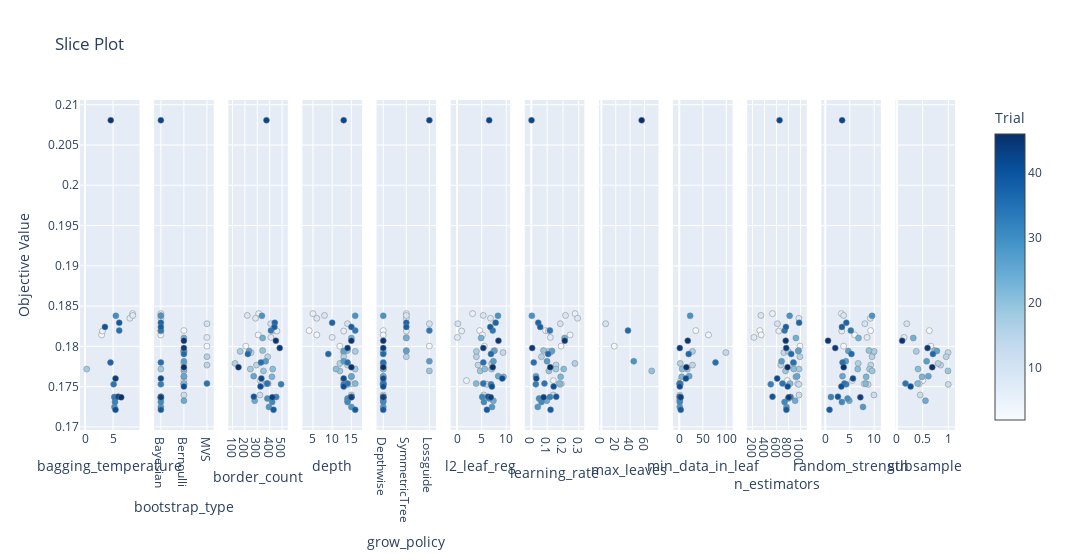

This figure's notebook cell:
### Code cell
# Hyperparameters to score dependency

optuna.visualization.plot_slice(study)

### Figure 1 — Plotly figure (JSON) as saved in the notebook; plotly's stock layout.template omitted (floating-point values rounded to 4 significant figures)
{"data": [{"marker": {"color": [2, 4, 5, 7, 8, 18, 29, 30, 31, 32, 33, 34, 35, 37, 39, 40, 41, 42, 44, 45, 46], "colorbar": {"title": {"text": "Trial"}, "x": 1, "xpad": 40}, "colorscale": [[0, "rgb(247,251,255)"], [0.125, "rgb(222,235,247)"], [0.25, "rgb(198,219,239)"], [0.375, "rgb(158,202,225)"], [0.5, "rgb(107,174,214)"], [0.625, "rgb(66,146,198)"], [0.75, "rgb(33,113,181)"], [0.875, "rgb(8,81,156)"], [1, "rgb(8,48,107)"]], "line": {"color": "Grey", "width": 0.5}, "showscale": true}, "mode": "markers", "name": "Feasible Trial", "showlegend": false, "type": "scatter", "x": [2.959, 8.488, 3.113, 8.015, 8.535, 0.2997, 5.253, 5.504, 5.376, 5.354, 5.221, 5.103, 6.104, 4.544, 6.104, 3.553, 5.441, 5.907, 5.443, 4.593, 6.455], "xaxis": "x", "y": [0.1814, 0.1841, 0.1819, 0.1835, 0.1838, 0.1772, 0.1725, 0.1838, 0.1735, 0.1731, 0.1737, 0.1753, 0.182, 0.178, 0.1829, 0.1824, 0.1721, 0.1738, 0.176, 0.2081, 0.1737], "yaxis": "y"}, {"marker": {"color": [0, 1, 2, 3, 4, 5, 6, 7, 8, 9, 10, 11, 12, 13, 14, 15, 16, 17, 18, 19, 20, 21, 22, 23, 24, 25, 26, 27, 28, 29, 30, 31, 32, 33, 34, 35, 36, 37, 38, 39, 40, 41, 42, 43, 44, 45, 46, 47, 48, 49], "colorbar": {"title": {"text": "Trial"}, "x": 1, "xpad": 40}, "colorscale": [[0, "rgb(247,251,255)"], [0.125, "rgb(222,235,247)"], [0.25, "rgb(198,219,239)"], [0.375, "rgb(158,202,225)"], [0.5, "rgb(107,174,214)"], [0.625, "rgb(66,146,198)"], [0.75, "rgb(33,113,181)"], [0.875, "rgb(8,81,156)"], [1, "rgb(8,48,107)"]], "line": {"color": "Grey", "width": 0.5}, "showscale": false}, "mode": "markers", "name": "Feasible Trial", "showlegend": false, "type": "scatter", "x": ["Bernoulli", "MVS", "Bayesian", "Bernoulli", "Bayesian", "Bayesian", "MVS", "Bayesian", "Bayesian", "MVS", "Bernoulli", "Bernoulli", "Bernoulli", "Bernoulli", "MVS", "MVS", "Bernoulli", "Bernoulli", "Bayesian", "Bernoulli", "Bernoulli", "Bernoulli", "Bernoulli", "Bernoulli", "Bernoulli", "Bernoulli", "Bernoulli", "Bernoulli", "Bernoulli", "Bayesian", "Bayesian", "Bayesian", "Bayesian", "Bayesian", "Bayesian", "Bayesian", "MVS", "Bayesian", "Bernoulli", "Bayesian", "Bayesian", "Bayesian", "Bayesian", "Bernoulli", "Bayesian", "Bayesian", "Bayesian", "Bernoulli", "Bernoulli", "Bernoulli"], "xaxis": "x2", "y": [0.182, 0.18, 0.1814, 0.1758, 0.1841, 0.1819, 0.1811, 0.1835, 0.1838, 0.1828, 0.1754, 0.174, 0.1753, 0.1792, 0.1777, 0.1787, 0.1779, 0.1794, 0.1772, 0.177, 0.1795, 0.1772, 0.1754, 0.1762, 0.181, 0.1733, 0.1763, 0.1794, 0.1782, 0.1725, 0.1838, 0.1735, 0.1731, 0.1737, 0.1753, 0.182, 0.1754, 0.178, 0.179, 0.1829, 0.1824, 0.1721, 0.1738, 0.175, 0.176, 0.2081, 0.1737, 0.1798, 0.1807, 0.1774], "yaxis": "y2"}, {"marker": {"color": [0, 1, 2, 3, 4, 5, 6, 7, 8, 9, 10, 11, 12, 13, 14, 15, 16, 17, 18, 19, 20, 21, 22, 23, 24, 25, 26, 27, 28, 29, 30, 31, 32, 33, 34, 35, 36, 37, 38, 39, 40, 41, 42, 43, 44, 45, 46, 47, 48, 49], "colorbar": {"title": {"text": "Trial"}, "x": 1, "xpad": 40}, "colorscale": [[0, "rgb(247,251,255)"], [0.125, "rgb(222,235,247)"], [0.25, "rgb(198,219,239)"], [0.375, "rgb(158,202,225)"], [0.5, "rgb(107,174,214)"], [0.625, "rgb(66,146,198)"], [0.75, "rgb(33,113,181)"], [0.875, "rgb(8,81,156)"], [1, "rgb(8,48,107)"]], "line": {"color": "Grey", "width": 0.5}, "showscale": false}, "mode": "markers", "name": "Feasible Trial", "showlegend": false, "type": "scatter", "x": [434, 207, 307, 323, 311, 458, 410, 286, 219, 408, 369, 321, 331, 249, 294, 384, 120, 162, 244, 350, 343, 424, 387, 418, 343, 279, 271, 234, 368, 394, 337, 381, 420, 453, 492, 410, 379, 330, 224, 441, 438, 431, 272, 326, 333, 374, 421, 481, 450, 148], "xaxis": "x3", "y": [0.182, 0.18, 0.1814, 0.1758, 0.1841, 0.1819, 0.1811, 0.1835, 0.1838, 0.1828, 0.1754, 0.174, 0.1753, 0.1792, 0.1777, 0.1787, 0.1779, 0.1794, 0.1772, 0.177, 0.1795, 0.1772, 0.1754, 0.1762, 0.181, 0.1733, 0.1763, 0.1794, 0.1782, 0.1725, 0.1838, 0.1735, 0.1731, 0.1737, 0.1753, 0.182, 0.1754, 0.178, 0.179, 0.1829, 0.1824, 0.1721, 0.1738, 0.175, 0.176, 0.2081, 0.1737, 0.1798, 0.1807, 0.1774], "yaxis": "y3"}, {"marker": {"color": [0, 1, 2, 3, 4, 5, 6, 7, 8, 9, 10, 11, 12, 13, 14, 15, 16, 17, 18, 19, 20, 21, 22, 23, 24, 25, 26, 27, 28, 29, 30, 31, 32, 33, 34, 35, 36, 37, 38, 39, 40, 41, 42, 43, 44, 45, 46, 47, 48, 49], "colorbar": {"title": {"text": "Trial"}, "x": 1, "xpad": 40}, "colorscale": [[0, "rgb(247,251,255)"], [0.125, "rgb(222,235,247)"], [0.25, "rgb(198,219,239)"], [0.375, "rgb(158,202,225)"], [0.5, "rgb(107,174,214)"], [0.625, "rgb(66,146,198)"], [0.75, "rgb(33,113,181)"], [0.875, "rgb(8,81,156)"], [1, "rgb(8,48,107)"]], "line": {"color": "Grey", "width": 0.5}, "showscale": false}, "mode": "markers", "name": "Feasible Trial", "showlegend": false, "type": "scatter", "x": [4, 12, 6, 13, 5, 13, 10, 6, 8, 14, 15, 15, 14, 13, 14, 13, 12, 16, 16, 12, 14, 11, 16, 15, 15, 14, 15, 13, 13, 15, 16, 14, 14, 15, 13, 16, 14, 14, 9, 10, 15, 16, 15, 13, 13, 13, 15, 14, 15, 15], "xaxis": "x4", "y": [0.182, 0.18, 0.1814, 0.1758, 0.1841, 0.1819, 0.1811, 0.1835, 0.1838, 0.1828, 0.1754, 0.174, 0.1753, 0.1792, 0.1777, 0.1787, 0.1779, 0.1794, 0.1772, 0.177, 0.1795, 0.1772, 0.1754, 0.1762, 0.181, 0.1733, 0.1763, 0.1794, 0.1782, 0.1725, 0.1838, 0.1735, 0.1731, 0.1737, 0.1753, 0.182, 0.1754, 0.178, 0.179, 0.1829, 0.1824, 0.1721, 0.1738, 0.175, 0.176, 0.2081, 0.1737, 0.1798, 0.1807, 0.1774], "yaxis": "y4"}, {"marker": {"color": [0, 1, 2, 3, 4, 5, 6, 7, 8, 9, 10, 11, 12, 13, 14, 15, 16, 17, 18, 19, 20, 21, 22, 23, 24, 25, 26, 27, 28, 29, 30, 31, 32, 33, 34, 35, 36, 37, 38, 39, 40, 41, 42, 43, 44, 45, 46, 47, 48, 49], "colorbar": {"title": {"text": "Trial"}, "x": 1, "xpad": 40}, "colorscale": [[0, "rgb(247,251,255)"], [0.125, "rgb(222,235,247)"], [0.25, "rgb(198,219,239)"], [0.375, "rgb(158,202,225)"], [0.5, "rgb(107,174,214)"], [0.625, "rgb(66,146,198)"], [0.75, "rgb(33,113,181)"], [0.875, "rgb(8,81,156)"], [1, "rgb(8,48,107)"]], "line": {"color": "Grey", "width": 0.5}, "showscale": false}, "mode": "markers", "name": "Feasible Trial", "showlegend": false, "type": "scatter", "x": ["Depthwise", "Lossguide", "Depthwise", "Depthwise", "SymmetricTree", "SymmetricTree", "SymmetricTree", "SymmetricTree", "SymmetricTree", "Lossguide", "Depthwise", "Depthwise", "Depthwise", "Depthwise", "Depthwise", "SymmetricTree", "Depthwise", "Depthwise", "Depthwise", "Lossguide", "SymmetricTree", "Depthwise", "Depthwise", "Depthwise", "SymmetricTree", "Depthwise", "Depthwise", "SymmetricTree", "Lossguide", "Depthwise", "Depthwise", "Depthwise", "Depthwise", "Depthwise", "Depthwise", "Lossguide", "Depthwise", "Depthwise", "Depthwise", "SymmetricTree", "SymmetricTree", "Depthwise", "Depthwise", "Depthwise", "Depthwise", "Lossguide", "Depthwise", "Depthwise", "Depthwise", "Depthwise"], "xaxis": "x5", "y": [0.182, 0.18, 0.1814, 0.1758, 0.1841, 0.1819, 0.1811, 0.1835, 0.1838, 0.1828, 0.1754, 0.174, 0.1753, 0.1792, 0.1777, 0.1787, 0.1779, 0.1794, 0.1772, 0.177, 0.1795, 0.1772, 0.1754, 0.1762, 0.181, 0.1733, 0.1763, 0.1794, 0.1782, 0.1725, 0.1838, 0.1735, 0.1731, 0.1737, 0.1753, 0.182, 0.1754, 0.178, 0.179, 0.1829, 0.1824, 0.1721, 0.1738, 0.175, 0.176, 0.2081, 0.1737, 0.1798, 0.1807, 0.1774], "yaxis": "y5"}, {"marker": {"color": [0, 1, 2, 3, 4, 5, 6, 7, 8, 9, 10, 11, 12, 13, 14, 15, 16, 17, 18, 19, 20, 21, 22, 23, 24, 25, 26, 27, 28, 29, 30, 31, 32, 33, 34, 35, 36, 37, 38, 39, 40, 41, 42, 43, 44, 45, 46, 47, 48, 49], "colorbar": {"title": {"text": "Trial"}, "x": 1, "xpad": 40}, "colorscale": [[0, "rgb(247,251,255)"], [0.125, "rgb(222,235,247)"], [0.25, "rgb(198,219,239)"], [0.375, "rgb(158,202,225)"], [0.5, "rgb(107,174,214)"], [0.625, "rgb(66,146,198)"], [0.75, "rgb(33,113,181)"], [0.875, "rgb(8,81,156)"], [1, "rgb(8,48,107)"]], "line": {"color": "Grey", "width": 0.5}, "showscale": false}, "mode": "markers", "name": "Feasible Trial", "showlegend": false, "type": "scatter", "x": [4.599, 5.523, 5.169, 1.916, 3.151, 0.9385, 0.07388, 6.799, 5.321, 0.1689, 5.688, 5.414, 6.129, 9.343, 4.259, 3.924, 7.042, 3.937, 7.019, 4.692, 7.627, 5.625, 3.893, 9.427, 4.89, 7.382, 8.356, 7.46, 7.391, 7.094, 8.314, 6.583, 5.458, 5.108, 6.902, 7.248, 5.317, 5.338, 6.884, 7.841, 6.752, 6.067, 6.292, 7.076, 9.179, 6.527, 6.849, 5.333, 8.404, 7.254], "xaxis": "x6", "y": [0.182, 0.18, 0.1814, 0.1758, 0.1841, 0.1819, 0.1811, 0.1835, 0.1838, 0.1828, 0.1754, 0.174, 0.1753, 0.1792, 0.1777, 0.1787, 0.1779, 0.1794, 0.1772, 0.177, 0.1795, 0.1772, 0.1754, 0.1762, 0.181, 0.1733, 0.1763, 0.1794, 0.1782, 0.1725, 0.1838, 0.1735, 0.1731, 0.1737, 0.1753, 0.182, 0.1754, 0.178, 0.179, 0.1829, 0.1824, 0.1721, 0.1738, 0.175, 0.176, 0.2081, 0.1737, 0.1798, 0.1807, 0.1774], "yaxis": "y6"}, {"marker": {"color": [0, 1, 2, 3, 4, 5, 6, 7, 8, 9, 10, 11, 12, 13, 14, 15, 16, 17, 18, 19, 20, 21, 22, 23, 24, 25, 26, 27, 28, 29, 30, 31, 32, 33, 34, 35, 36, 37, 38, 39, 40, 41, 42, 43, 44, 45, 46, 47, 48, 49], "colorbar": {"title": {"text": "Trial"}, "x": 1, "xpad": 40}, "colorscale": [[0, "rgb(247,251,255)"], [0.125, "rgb(222,235,247)"], [0.25, "rgb(198,219,239)"], [0.375, "rgb(158,202,225)"], [0.5, "rgb(107,174,214)"], [0.625, "rgb(66,146,198)"], [0.75, "rgb(33,113,181)"], [0.875, "rgb(8,81,156)"], [1, "rgb(8,48,107)"]], "line": {"color": "Grey", "width": 0.5}, "showscale": false}, "mode": "markers", "name": "Feasible Trial", "showlegend": false, "type": "scatter", "x": [0.09071, 0.1879, 0.2449, 0.139, 0.2767, 0.1062, 0.1199, 0.2926, 0.2161, 0.1833, 0.1894, 0.1382, 0.1827, 0.1182, 0.1559, 0.06391, 0.2753, 0.107, 0.1548, 0.1106, 0.07689, 0.2045, 0.1773, 0.1854, 0.2104, 0.09733, 0.0292, 0.1309, 0.09923, 0.04062, 0.003025, 0.04861, 0.06385, 0.1174, 0.02812, 0.1176, 0.0829, 0.0152, 0.1059, 0.0436, 0.05598, 0.1213, 0.1572, 0.1409, 0.03133, 0.001016, 0.0777, 0.005364, 0.2112, 0.1194], "xaxis": "x7", "y": [0.182, 0.18, 0.1814, 0.1758, 0.1841, 0.1819, 0.1811, 0.1835, 0.1838, 0.1828, 0.1754, 0.174, 0.1753, 0.1792, 0.1777, 0.1787, 0.1779, 0.1794, 0.1772, 0.177, 0.1795, 0.1772, 0.1754, 0.1762, 0.181, 0.1733, 0.1763, 0.1794, 0.1782, 0.1725, 0.1838, 0.1735, 0.1731, 0.1737, 0.1753, 0.182, 0.1754, 0.178, 0.179, 0.1829, 0.1824, 0.1721, 0.1738, 0.175, 0.176, 0.2081, 0.1737, 0.1798, 0.1807, 0.1774], "yaxis": "y7"}, {"marker": {"color": [1, 9, 19, 28, 35, 45], "colorbar": {"title": {"text": "Trial"}, "x": 1, "xpad": 40}, "colorscale": [[0, "rgb(247,251,255)"], [0.125, "rgb(222,235,247)"], [0.25, "rgb(198,219,239)"], [0.375, "rgb(158,202,225)"], [0.5, "rgb(107,174,214)"], [0.625, "rgb(66,146,198)"], [0.75, "rgb(33,113,181)"], [0.875, "rgb(8,81,156)"], [1, "rgb(8,48,107)"]], "line": {"color": "Grey", "width": 0.5}, "showscale": false}, "mode": "markers", "name": "Feasible Trial", "showlegend": false, "type": "scatter", "x": [18, 6, 70, 45, 37, 56], "xaxis": "x8", "y": [0.18, 0.1828, 0.177, 0.1782, 0.182, 0.2081], "yaxis": "y8"}, {"marker": {"color": [0, 2, 3, 10, 11, 12, 13, 14, 16, 17, 18, 21, 22, 23, 25, 26, 29, 30, 31, 32, 33, 34, 36, 37, 38, 41, 42, 43, 44, 46, 47, 48, 49], "colorbar": {"title": {"text": "Trial"}, "x": 1, "xpad": 40}, "colorscale": [[0, "rgb(247,251,255)"], [0.125, "rgb(222,235,247)"], [0.25, "rgb(198,219,239)"], [0.375, "rgb(158,202,225)"], [0.5, "rgb(107,174,214)"], [0.625, "rgb(66,146,198)"], [0.75, "rgb(33,113,181)"], [0.875, "rgb(8,81,156)"], [1, "rgb(8,48,107)"]], "line": {"color": "Grey", "width": 0.5}, "showscale": false}, "mode": "markers", "name": "Feasible Trial", "showlegend": false, "type": "scatter", "x": [35, 62, 3, 1, 1, 1, 99, 28, 2, 28, 17, 6, 1, 5, 1, 21, 1, 23, 1, 1, 1, 2, 1, 77, 20, 3, 1, 1, 14, 3, 1, 18, 15], "xaxis": "x9", "y": [0.182, 0.1814, 0.1758, 0.1754, 0.174, 0.1753, 0.1792, 0.1777, 0.1779, 0.1794, 0.1772, 0.1772, 0.1754, 0.1762, 0.1733, 0.1763, 0.1725, 0.1838, 0.1735, 0.1731, 0.1737, 0.1753, 0.1754, 0.178, 0.179, 0.1721, 0.1738, 0.175, 0.176, 0.1737, 0.1798, 0.1807, 0.1774], "yaxis": "y9"}, {"marker": {"color": [0, 1, 2, 3, 4, 5, 6, 7, 8, 9, 10, 11, 12, 13, 14, 15, 16, 17, 18, 19, 20, 21, 22, 23, 24, 25, 26, 27, 28, 29, 30, 31, 32, 33, 34, 35, 36, 37, 38, 39, 40, 41, 42, 43, 44, 45, 46, 47, 48, 49], "colorbar": {"title": {"text": "Trial"}, "x": 1, "xpad": 40}, "colorscale": [[0, "rgb(247,251,255)"], [0.125, "rgb(222,235,247)"], [0.25, "rgb(198,219,239)"], [0.375, "rgb(158,202,225)"], [0.5, "rgb(107,174,214)"], [0.625, "rgb(66,146,198)"], [0.75, "rgb(33,113,181)"], [0.875, "rgb(8,81,156)"], [1, "rgb(8,48,107)"]], "line": {"color": "Grey", "width": 0.5}, "showscale": false}, "mode": "markers", "name": "Feasible Trial", "showlegend": false, "type": "scatter", "x": [322, 992, 344, 781, 532, 637, 223, 973, 340, 615, 953, 975, 973, 722, 673, 990, 886, 795, 976, 751, 970, 886, 826, 923, 923, 910, 945, 962, 684, 766, 819, 796, 734, 834, 504, 736, 700, 881, 845, 977, 757, 765, 533, 787, 611, 651, 803, 762, 754, 784], "xaxis": "x10", "y": [0.182, 0.18, 0.1814, 0.1758, 0.1841, 0.1819, 0.1811, 0.1835, 0.1838, 0.1828, 0.1754, 0.174, 0.1753, 0.1792, 0.1777, 0.1787, 0.1779, 0.1794, 0.1772, 0.177, 0.1795, 0.1772, 0.1754, 0.1762, 0.181, 0.1733, 0.1763, 0.1794, 0.1782, 0.1725, 0.1838, 0.1735, 0.1731, 0.1737, 0.1753, 0.182, 0.1754, 0.178, 0.179, 0.1829, 0.1824, 0.1721, 0.1738, 0.175, 0.176, 0.2081, 0.1737, 0.1798, 0.1807, 0.1774], "yaxis": "y10"}, {"marker": {"color": [0, 1, 2, 3, 4, 5, 6, 7, 8, 9, 10, 11, 12, 13, 14, 15, 16, 17, 18, 19, 20, 21, 22, 23, 24, 25, 26, 27, 28, 29, 30, 31, 32, 33, 34, 35, 36, 37, 38, 39, 40, 41, 42, 43, 44, 45, 46, 47, 48, 49], "colorbar": {"title": {"text": "Trial"}, "x": 1, "xpad": 40}, "colorscale": [[0, "rgb(247,251,255)"], [0.125, "rgb(222,235,247)"], [0.25, "rgb(198,219,239)"], [0.375, "rgb(158,202,225)"], [0.5, "rgb(107,174,214)"], [0.625, "rgb(66,146,198)"], [0.75, "rgb(33,113,181)"], [0.875, "rgb(8,81,156)"], [1, "rgb(8,48,107)"]], "line": {"color": "Grey", "width": 0.5}, "showscale": false}, "mode": "markers", "name": "Feasible Trial", "showlegend": false, "type": "scatter", "x": [9.27, 3.733, 6.004, 5.508, 3.281, 3.363, 8.545, 9.2, 3.743, 8.085, 7.925, 9.946, 8.753, 9.783, 9.305, 9.548, 6.728, 9.989, 9.052, 9.585, 8.919, 6.631, 8.253, 8.355, 6.782, 4.904, 3.513, 4.705, 4.186, 7.708, 9.56, 4.55, 3.386, 1.143, 4.285, 5.213, 3.886, 3.531, 5.347, 4.295, 3.399, 0.8579, 2.575, 3.285, 5.654, 3.438, 7.167, 2.029, 0.5557, 3.76], "xaxis": "x11", "y": [0.182, 0.18, 0.1814, 0.1758, 0.1841, 0.1819, 0.1811, 0.1835, 0.1838, 0.1828, 0.1754, 0.174, 0.1753, 0.1792, 0.1777, 0.1787, 0.1779, 0.1794, 0.1772, 0.177, 0.1795, 0.1772, 0.1754, 0.1762, 0.181, 0.1733, 0.1763, 0.1794, 0.1782, 0.1725, 0.1838, 0.1735, 0.1731, 0.1737, 0.1753, 0.182, 0.1754, 0.178, 0.179, 0.1829, 0.1824, 0.1721, 0.1738, 0.175, 0.176, 0.2081, 0.1737, 0.1798, 0.1807, 0.1774], "yaxis": "y11"}, {"marker": {"color": [0, 1, 3, 6, 9, 10, 11, 12, 13, 14, 15, 16, 17, 19, 20, 21, 22, 23, 24, 25, 26, 27, 28, 36, 38, 43, 47, 48, 49], "colorbar": {"title": {"text": "Trial"}, "x": 1, "xpad": 40}, "colorscale": [[0, "rgb(247,251,255)"], [0.125, "rgb(222,235,247)"], [0.25, "rgb(198,219,239)"], [0.375, "rgb(158,202,225)"], [0.5, "rgb(107,174,214)"], [0.625, "rgb(66,146,198)"], [0.75, "rgb(33,113,181)"], [0.875, "rgb(8,81,156)"], [1, "rgb(8,48,107)"]], "line": {"color": "Grey", "width": 0.5}, "showscale": false}, "mode": "markers", "name": "Feasible Trial", "showlegend": false, "type": "scatter", "x": [0.6307, 0.6601, 0.5046, 0.1386, 0.1918, 0.4362, 0.453, 0.9985, 0.9947, 0.8491, 0.9582, 0.8007, 0.3766, 0.9922, 0.7328, 0.4114, 0.403, 0.4895, 0.3183, 0.5557, 0.6117, 0.7782, 0.5777, 0.1676, 0.7006, 0.2671, 0.5958, 0.1028, 0.6867], "xaxis": "x12", "y": [0.182, 0.18, 0.1758, 0.1811, 0.1828, 0.1754, 0.174, 0.1753, 0.1792, 0.1777, 0.1787, 0.1779, 0.1794, 0.177, 0.1795, 0.1772, 0.1754, 0.1762, 0.181, 0.1733, 0.1763, 0.1794, 0.1782, 0.1754, 0.179, 0.175, 0.1798, 0.1807, 0.1774], "yaxis": "y12"}], "layout": {"title": {"text": "Slice Plot"}, "width": 3600, "xaxis": {"anchor": "y", "domain": [0, 0.06806], "title": {"text": "bagging_temperature"}}, "xaxis10": {"anchor": "y10", "domain": [0.7625, 0.8306], "title": {"text": "n_estimators"}}, "xaxis11": {"anchor": "y11", "domain": [0.8472, 0.9153], "title": {"text": "random_strength"}}, "xaxis12": {"anchor": "y12", "domain": [0.9319, 1.0], "title": {"text": "subsample"}}, "xaxis2": {"anchor": "y2", "categoryarray": ["Bayesian", "Bernoulli", "MVS"], "categoryorder": "array", "domain": [0.08472, 0.1528], "title": {"text": "bootstrap_type"}, "type": "category"}, "xaxis3": {"anchor": "y3", "domain": [0.1694, 0.2375], "title": {"text": "border_count"}}, "xaxis4": {"anchor": "y4", "domain": [0.2542, 0.3222], "title": {"text": "depth"}}, "xaxis5": {"anchor": "y5", "categoryarray": ["Depthwise", "SymmetricTree", "Lossguide"], "categoryorder": "array", "domain": [0.3389, 0.4069], "title": {"text": "grow_policy"}, "type": "category"}, "xaxis6": {"anchor": "y6", "domain": [0.4236, 0.4917], "title": {"text": "l2_leaf_reg"}}, "xaxis7": {"anchor": "y7", "domain": [0.5083, 0.5764], "title": {"text": "learning_rate"}}, "xaxis8": {"anchor": "y8", "domain": [0.5931, 0.6611], "title": {"text": "max_leaves"}}, "xaxis9": {"anchor": "y9", "domain": [0.6778, 0.7458], "title": {"text": "min_data_in_leaf"}}, "yaxis": {"anchor": "x", "domain": [0, 1], "title": {"text": "Objective Value"}}, "yaxis10": {"anchor": "x10", "domain": [0, 1], "matches": "y", "showticklabels": false}, "yaxis11": {"anchor": "x11", "domain": [0, 1], "matches": "y", "showticklabels": false}, "yaxis12": {"anchor": "x12", "domain": [0, 1], "matches": "y", "showticklabels": false}, "yaxis2": {"anchor": "x2", "domain": [0, 1], "matches": "y", "showticklabels": false}, "yaxis3": {"anchor": "x3", "domain": [0, 1], "matches": "y", "showticklabels": false}, "yaxis4": {"anchor": "x4", "domain": [0, 1], "matches": "y", "showticklabels": false}, "yaxis5": {"anchor": "x5", "domain": [0, 1], "matches": "y", "showticklabels": false}, "yaxis6": {"anchor": "x6", "domain": [0, 1], "matches": "y", "showticklabels": false}, "yaxis7": {"anchor": "x7", "domain": [0, 1], "matches": "y", "showticklabels": false}, "yaxis8": {"anchor": "x8", "domain": [0, 1], "matches": "y", "showticklabels": false}, "yaxis9": {"anchor": "x9", "domain": [0, 1], "matches": "y", "showticklabels": false}}}
